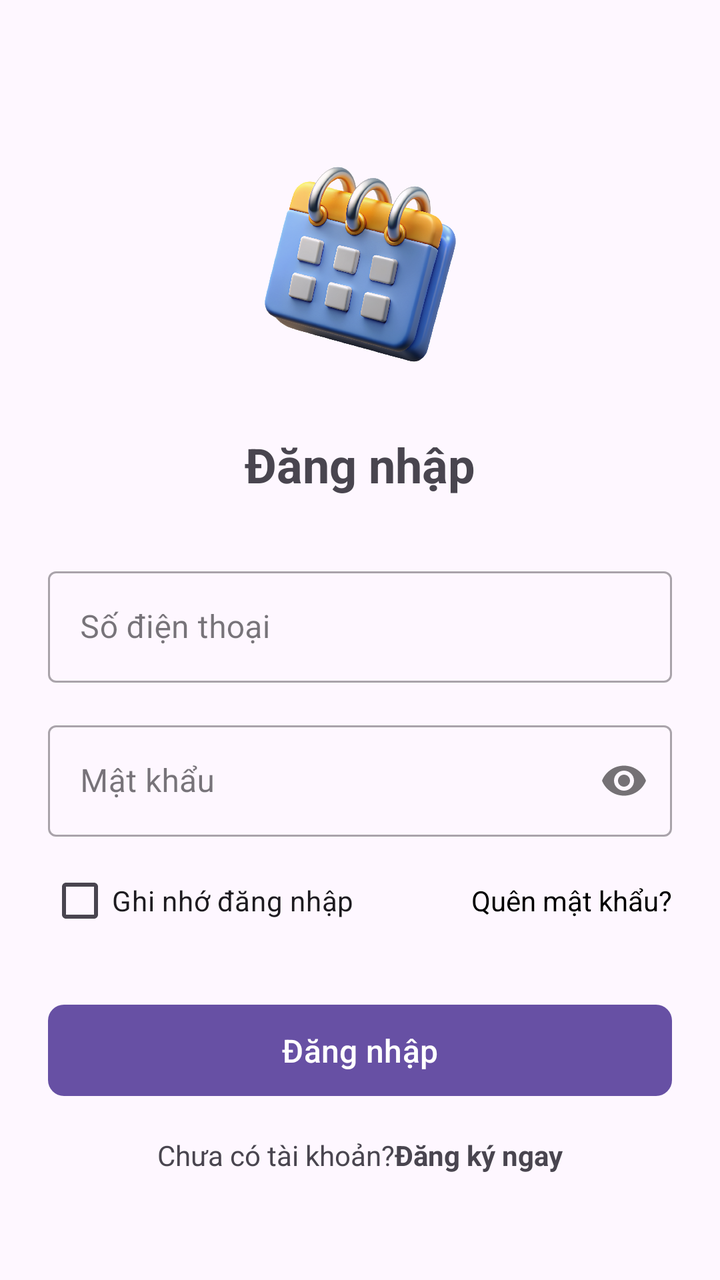
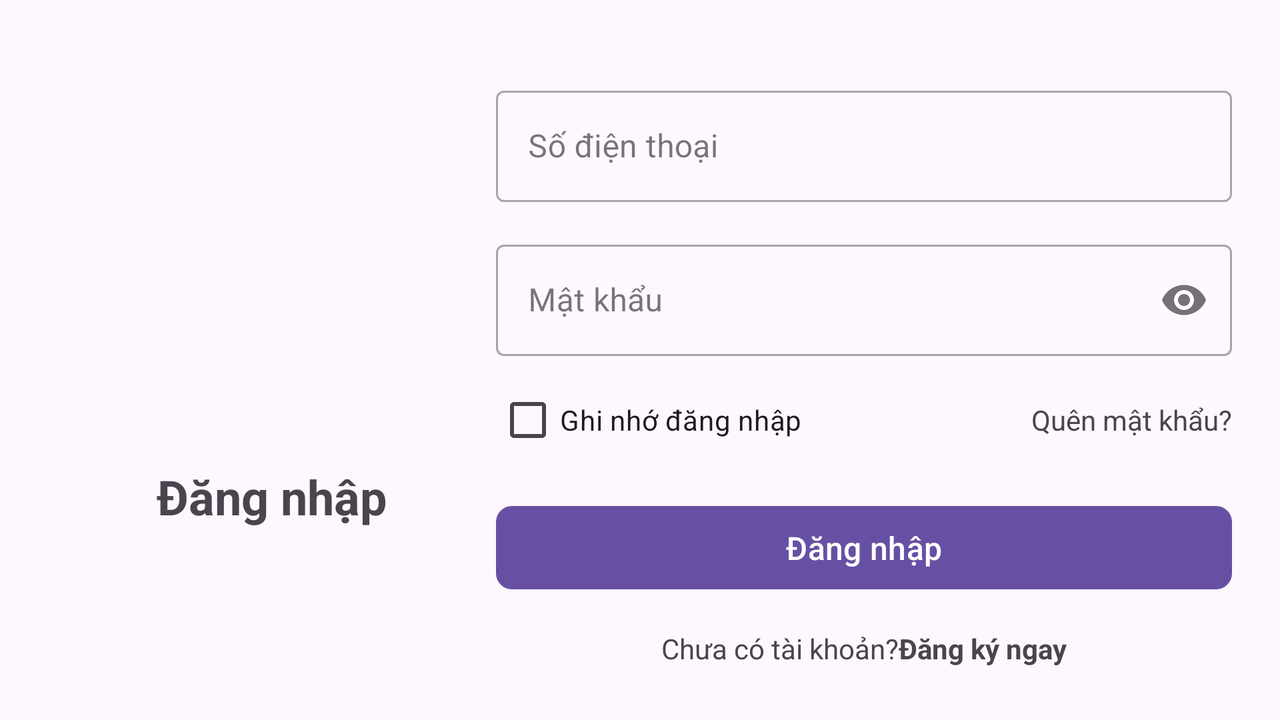

Two renders of one Android screen. The first uses the default layout on a phone; the second uses the alternative layout the repository ships for a different screen configuration, on a matching device. The two XML files are below.
<!-- AndroidManifest.xml: application theme Theme.Calendar_app -->
<!-- res/layout/activity_login.xml -->
<?xml version="1.0" encoding="utf-8"?>
<androidx.constraintlayout.widget.ConstraintLayout xmlns:android="http://schemas.android.com/apk/res/android"
    xmlns:app="http://schemas.android.com/apk/res-auto"
    xmlns:tools="http://schemas.android.com/tools"
    android:layout_width="match_parent"
    android:layout_height="match_parent"
    android:padding="24dp">

    <ImageView
        android:id="@+id/iv_logo"
        android:layout_width="120dp"
        android:layout_height="120dp"
        android:layout_marginTop="48dp"
        android:src="@drawable/ic_app_logo"
        app:layout_constraintEnd_toEndOf="parent"
        app:layout_constraintStart_toStartOf="parent"
        app:layout_constraintTop_toTopOf="parent"/>
    <TextView
        android:id="@+id/tv_login_title"
        android:layout_width="wrap_content"
        android:layout_height="wrap_content"
        android:layout_marginTop="24dp"
        android:text="@string/login_title"
        android:textSize="24sp"
        android:textStyle="bold"
        app:layout_constraintEnd_toEndOf="parent"
        app:layout_constraintStart_toStartOf="parent"
        app:layout_constraintTop_toBottomOf="@+id/iv_logo" />

    <com.google.android.material.textfield.TextInputLayout
        android:id="@+id/til_username"
        style="@style/Widget.MaterialComponents.TextInputLayout.OutlinedBox"
        android:layout_width="match_parent"
        android:layout_height="wrap_content"
        android:layout_marginTop="32dp"
        android:hint="@string/username"
        app:layout_constraintEnd_toEndOf="parent"
        app:layout_constraintStart_toStartOf="parent"
        app:layout_constraintTop_toBottomOf="@+id/tv_login_title">

        <com.google.android.material.textfield.TextInputEditText
            android:id="@+id/et_username"
            android:layout_width="match_parent"
            android:layout_height="wrap_content"
            android:inputType="numberDecimal" />
    </com.google.android.material.textfield.TextInputLayout>

    <com.google.android.material.textfield.TextInputLayout
        android:id="@+id/til_password"
        style="@style/Widget.MaterialComponents.TextInputLayout.OutlinedBox"
        android:layout_width="match_parent"
        android:layout_height="wrap_content"
        android:layout_marginTop="16dp"
        android:hint="@string/password"
        app:layout_constraintEnd_toEndOf="parent"
        app:layout_constraintStart_toStartOf="parent"
        app:layout_constraintTop_toBottomOf="@+id/til_username"
        app:passwordToggleEnabled="true">

        <com.google.android.material.textfield.TextInputEditText
            android:id="@+id/et_password"
            android:layout_width="match_parent"
            android:layout_height="wrap_content"
            android:inputType="textPassword" />
    </com.google.android.material.textfield.TextInputLayout>

    <LinearLayout
        android:id="@+id/layout_forgot_password"
        android:layout_width="match_parent"
        android:layout_height="wrap_content"
        android:layout_marginTop="8dp"
        android:orientation="horizontal"
        app:layout_constraintStart_toStartOf="parent"
        app:layout_constraintEnd_toEndOf="parent"
        app:layout_constraintTop_toBottomOf="@+id/til_password">

        <CheckBox
            android:id="@+id/cb_remember"
            android:layout_width="0dp"
            android:layout_height="wrap_content"
            android:layout_weight="1"
            android:text="@string/remember_login" />

        <TextView
            android:id="@+id/tv_forgot_password"
            android:layout_width="wrap_content"
            android:layout_height="wrap_content"
            android:text="@string/forgot_password"
            android:textColor="@color/black" />
    </LinearLayout>

    <com.google.android.material.button.MaterialButton
        android:id="@+id/btn_login"
        android:layout_width="match_parent"
        android:layout_height="wrap_content"
        android:layout_marginTop="24dp"
        android:padding="12dp"
        android:text="@string/login_title"
        android:textSize="16sp"
        app:cornerRadius="8dp"
        app:layout_constraintEnd_toEndOf="parent"
        app:layout_constraintStart_toStartOf="parent"
        app:layout_constraintTop_toBottomOf="@+id/layout_forgot_password" />

    <LinearLayout
        android:id="@+id/layout_signup"
        android:layout_width="wrap_content"
        android:layout_height="wrap_content"
        android:layout_marginTop="16dp"
        android:orientation="horizontal"
        app:layout_constraintEnd_toEndOf="parent"
        app:layout_constraintStart_toStartOf="parent"
        app:layout_constraintTop_toBottomOf="@+id/btn_login">

        <TextView
            android:id="@+id/tv_no_account"
            android:layout_width="wrap_content"
            android:layout_height="wrap_content"
            android:text="@string/no_account" />

        <TextView
            android:id="@+id/tv_register"
            android:layout_width="wrap_content"
            android:layout_height="wrap_content"
            android:text="@string/register_now"
            android:textStyle="bold" />
    </LinearLayout>

</androidx.constraintlayout.widget.ConstraintLayout>
<!-- resources referenced by this layout -->
<resources>
  <color name="black">#FF000000</color>
  <!-- drawable ic_app_logo: png bitmap (drawable, 1012933 bytes) -->
  <string name="forgot_password">Quên mật khẩu?</string>
  <string name="login_title">Đăng nhập</string>
  <string name="no_account">Chưa có tài khoản? </string>
  <string name="password">Mật khẩu</string>
  <string name="register_now">Đăng ký ngay</string>
  <string name="remember_login">Ghi nhớ đăng nhập</string>
  <string name="username">Số điện thoại</string>
  <style name="Theme.Calendar_app" parent="Base.Theme.Calendar_app" />
  <style name="Base.Theme.Calendar_app" parent="Theme.Material3.DayNight.NoActionBar">
          
          
      </style>
</resources>
<!-- res/layout-land/activity_login.xml (the repository's variant of the layout above) -->
<!-- drawn on the phone turned sideways -->
<?xml version="1.0" encoding="utf-8"?>
<androidx.constraintlayout.widget.ConstraintLayout xmlns:android="http://schemas.android.com/apk/res/android"
    xmlns:app="http://schemas.android.com/apk/res-auto"
    xmlns:tools="http://schemas.android.com/tools"
    android:layout_width="match_parent"
    android:layout_height="match_parent"
    android:padding="24dp">

    <LinearLayout
        android:id="@+id/left_side"
        android:layout_width="0dp"
        android:layout_height="wrap_content"
        android:orientation="vertical"
        app:layout_constraintEnd_toStartOf="@+id/right_side"
        app:layout_constraintStart_toStartOf="parent"
        app:layout_constraintTop_toTopOf="parent"
        app:layout_constraintBottom_toBottomOf="parent"
        app:layout_constraintHorizontal_bias="0.5">

        <ImageView
            android:id="@+id/iv_logo"
            android:layout_width="120dp"
            android:layout_height="120dp"
            android:layout_gravity="center"
            android:src="@drawable/ic_app_logo"
            tools:src="@android:drawable/sym_def_app_icon" />

        <TextView
            android:id="@+id/tv_login_title"
            android:layout_width="wrap_content"
            android:layout_height="wrap_content"
            android:layout_marginTop="16dp"
            android:layout_gravity="center"
            android:text="@string/login_title"
            android:textSize="24sp"
            android:textStyle="bold" />
    </LinearLayout>

    <LinearLayout
        android:id="@+id/right_side"
        android:layout_width="368dp"
        android:layout_height="332dp"
        android:orientation="vertical"
        app:layout_constraintBottom_toBottomOf="parent"
        app:layout_constraintEnd_toEndOf="parent"
        app:layout_constraintHorizontal_bias="0.5"
        app:layout_constraintStart_toEndOf="@+id/left_side"
        app:layout_constraintTop_toTopOf="parent"
        app:layout_constraintVertical_bias="0.0">

        <com.google.android.material.textfield.TextInputLayout
            android:id="@+id/til_username"
            style="@style/Widget.MaterialComponents.TextInputLayout.OutlinedBox"
            android:layout_width="match_parent"
            android:layout_height="wrap_content"
            android:layout_marginTop="16dp"
            android:hint="@string/username">

            <com.google.android.material.textfield.TextInputEditText
                android:id="@+id/et_username"
                android:layout_width="match_parent"
                android:layout_height="wrap_content"
                android:inputType="numberDecimal" />
        </com.google.android.material.textfield.TextInputLayout>

        <com.google.android.material.textfield.TextInputLayout
            android:id="@+id/til_password"
            style="@style/Widget.MaterialComponents.TextInputLayout.OutlinedBox"
            android:layout_width="match_parent"
            android:layout_height="wrap_content"
            android:layout_marginTop="16dp"
            android:hint="@string/password"
            app:passwordToggleEnabled="true">

            <com.google.android.material.textfield.TextInputEditText
                android:id="@+id/et_password"
                android:layout_width="match_parent"
                android:layout_height="wrap_content"
                android:inputType="textPassword" />
        </com.google.android.material.textfield.TextInputLayout>

        <LinearLayout
            android:id="@+id/layout_forgot_password"
            android:layout_width="match_parent"
            android:layout_height="wrap_content"
            android:layout_marginTop="8dp"
            android:gravity="center_vertical"
            android:orientation="horizontal">

            <CheckBox
                android:id="@+id/cb_remember"
                android:layout_width="wrap_content"
                android:layout_height="wrap_content"
                android:layout_weight="1"
                android:text="@string/remember_login" />

            <TextView
                android:id="@+id/tv_forgot_password"
                android:layout_width="wrap_content"
                android:layout_height="wrap_content"
                android:text="@string/forgot_password" />
        </LinearLayout>


        <com.google.android.material.button.MaterialButton
            android:id="@+id/btn_login"
            android:layout_width="match_parent"
            android:layout_height="wrap_content"
            android:layout_marginTop="15dp"
            android:padding="10dp"
            android:text="@string/login_title"
            android:textSize="16sp"
            app:cornerRadius="8dp" />

        <LinearLayout
            android:id="@+id/layout_signup"
            android:layout_width="wrap_content"
            android:layout_height="wrap_content"
            android:layout_gravity="center"
            android:layout_marginTop="16dp"
            android:orientation="horizontal">

            <TextView
                android:id="@+id/tv_no_account"
                android:layout_width="wrap_content"
                android:layout_height="wrap_content"
                android:text="@string/no_account" />

            <TextView
                android:id="@+id/tv_register"
                android:layout_width="wrap_content"
                android:layout_height="wrap_content"
                android:text="@string/register_now"
                android:textStyle="bold" />
        </LinearLayout>
    </LinearLayout>

</androidx.constraintlayout.widget.ConstraintLayout>
<!-- resources referenced by the variant -->
<!-- as the phone turned sideways resolves them -->
<resources>
  <!-- drawable ic_app_logo: png bitmap (drawable, 1012933 bytes) -->
  <string name="forgot_password">Quên mật khẩu?</string>
  <string name="login_title">Đăng nhập</string>
  <string name="no_account">Chưa có tài khoản? </string>
  <string name="password">Mật khẩu</string>
  <string name="register_now">Đăng ký ngay</string>
  <string name="remember_login">Ghi nhớ đăng nhập</string>
  <string name="username">Số điện thoại</string>
  <style name="Theme.Calendar_app" parent="Base.Theme.Calendar_app" />
  <style name="Base.Theme.Calendar_app" parent="Theme.Material3.DayNight.NoActionBar">
          
          
      </style>
</resources>
